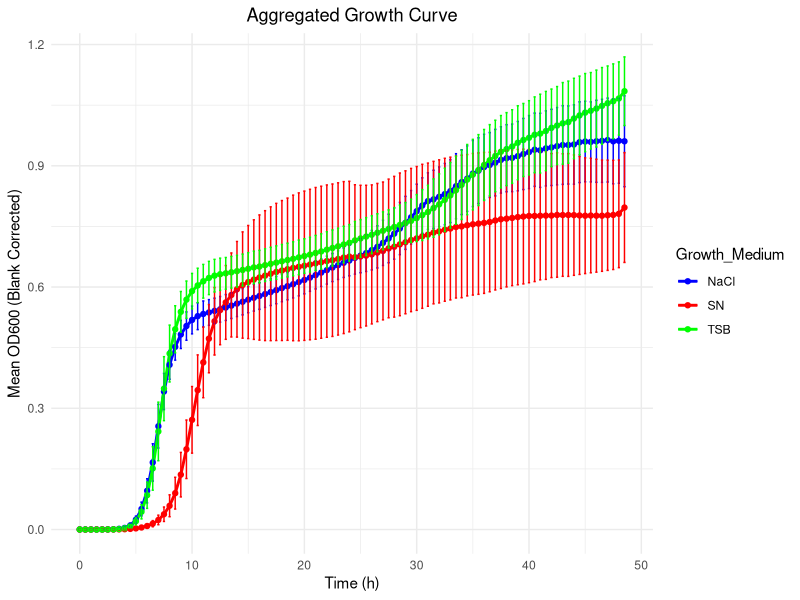

R code for this plot:
#!/usr/local/bin/Rscript
#
# Jonas Grossmann <jg@fgcz.ethz.ch>
# 2024
# 
#

# Here we want to plot growth curves depending on different conditions and different populations

# data structure:
# Time	OD600_blank_corrected	Strain	Growth_Medium	Replicate	Experiment
# 0	-0.000449997	Cowan	TSB	1	exp1
# 0.500083333	-0.000549998	Cowan	TSB	1	exp1
# 1.000138889	-0.000474999	Cowan	TSB	1	exp1
# 1.500222222	-0.00045	Cowan	TSB	1	exp1
# 2.000277778	-0.00065	Cowan	TSB	1	exp1
# 2.500333333	-5.00E-05	Cowan	TSB	1	exp1
# 3.000416667	0.000375001	Cowan	TSB	1	exp1

# chatgpt: -> cracy! (pdf pasted!)
# 

library(tidyverse)
library(dplyr)
library(ggplot2)
library(readr)

data <- read_tsv("JE2_growth.txt")
str(data)

# minimal time differences for different replica.. round it first

data$Time <- round(data$Time, 2)
# data <- data |> filter(Experiment == "exp2" & Growth_Medium == "SN" | Experiment == "exp4" & Growth_Medium == "SN")
# data <- data |> filter(Experiment == "exp2")
# data <- data |> filter(Replicate == 1)

# write new input for students
write_tsv(x = data, file = "JE_growth_final.txt")

# aggregate with sd
aggregated_data2 <- data%>%
  group_by(Time, Growth_Medium) %>%
  summarize(
    mean_OD600 = mean(OD600_blank_corrected, na.rm = TRUE),
    sd_OD600 = sd(OD600_blank_corrected, na.rm = TRUE)
  )


ggplot(aggregated_data2, aes(x = Time, y = mean_OD600, group = Growth_Medium, color = Growth_Medium)) +
  geom_line(size = 1) +
  geom_point() +
  geom_errorbar(aes(ymin = mean_OD600 - sd_OD600, ymax = mean_OD600 + sd_OD600), width = 0.2) +
  labs(title = "Aggregated Growth Curve", x = "Time (h)", y = "Mean OD600 (Blank Corrected)") +
  theme_minimal() +
  theme(plot.title = element_text(hjust = 0.5)) +
  scale_color_manual(values = c("blue", "red", "green"))






